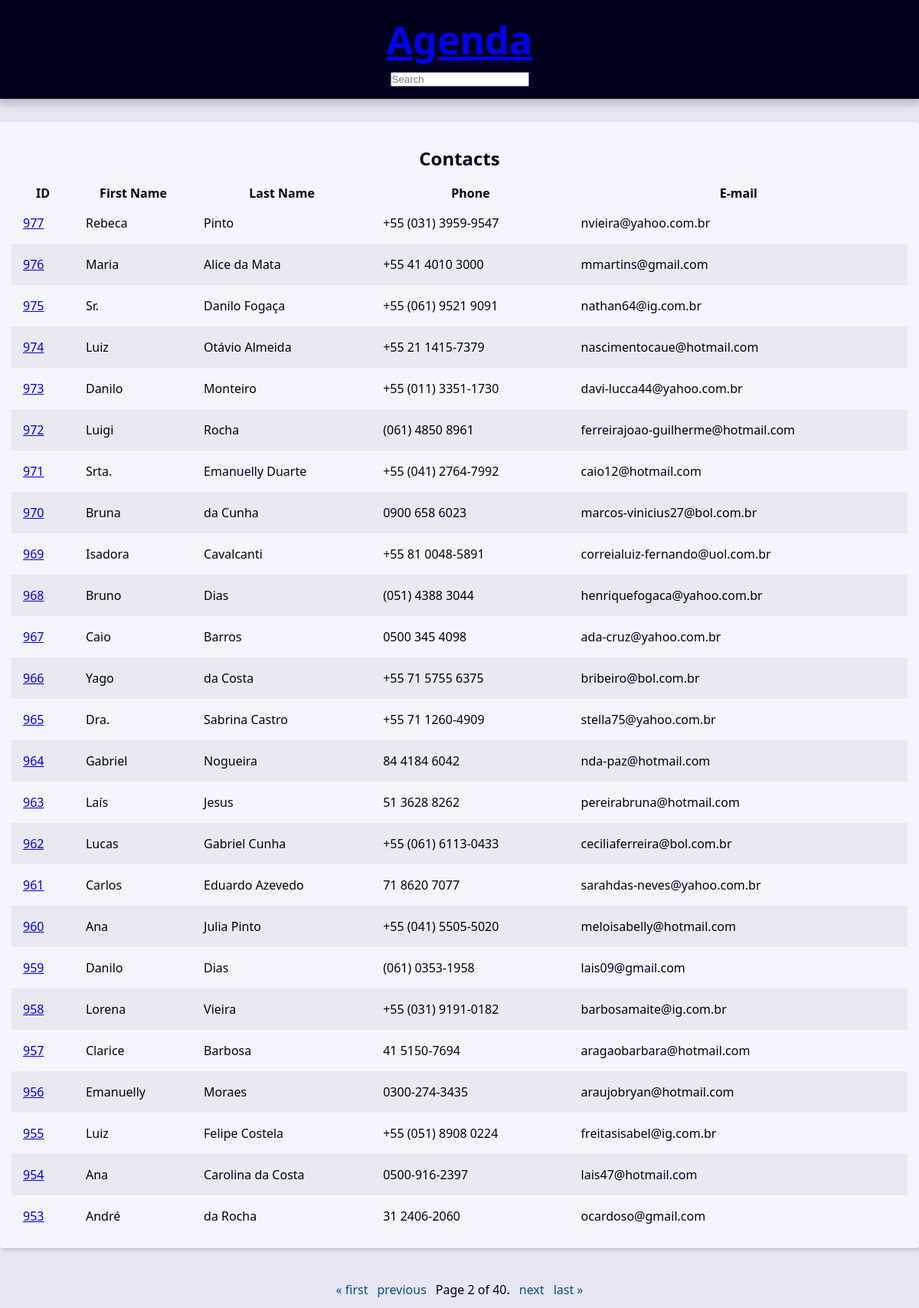
The page /?page=2&q= on the database its author committed.
### contact/models.py (models this page shows, shortened)
class Contact(models.Model):
    class Meta:
        verbose_name = 'Contact'
        verbose_name_plural = 'Contacts'
    first_name = models.CharField(max_length=50)
    last_name = models.CharField(max_length=50, blank=True)
    phone = models.CharField(max_length=20)
    email = models.EmailField(max_length=50, blank=True)
    created_date = models.DateTimeField(default=timezone.now)
    description = models.TextField(blank = True)
    show = models.BooleanField(default = True)
    picture = models.ImageField(blank=True,upload_to='picture_%Y/%m/%d')
    category = models.ForeignKey(
        Category,
        on_delete = models.SET_NULL,
        blank=True,
        null=True)
    owner = models.ForeignKey(
        User,
        on_delete=models.SET_NULL,
        blank=True, null=True
    )

### contact/views.py (the view)
# urls.py: path('',views.page,name='index'),
def page(request):
    contacts = Contact.objects.all().order_by('-id')
    paginator = Paginator(contacts,25)
    page_number = request.GET.get("page")
    page_obj = paginator.get_page(page_number)
    con={
        'page_obj':page_obj
    }
    return render(request,'index.html',context=con)

### contact/templates/index.html
{% extends 'global/base.html' %}
{% block content %}
    <div class="responsive-table">
        {% if page_obj %}
        <table class="contacts-table">
            <caption class="table-caption">
                Contacts
            </caption>
            <thead>
                <tr>
                    <th>ID</th>
                    <th>First Name</th>
                    <th>Last Name</th>
                    <th>Phone</th>
                    <th>E-mail</th>
                </tr>
            </thead>
            <tbody>
                {% for contact in page_obj %}
                    <tr class="table-row">
                        <td class="table-cel">
                            <a href="{% url 'contact:contact' contact.id %}">{{contact.id}}</a></td>
                        <td class="table-cel">{{contact.first_name}}</td>
                        <td class="table-cel">{{contact.last_name}}</td>
                        <td class="table-cel">{{contact.phone}}</td>
                        <td class="table-cel">{{contact.email}}</td>
                    </tr>
                {% endfor %}
            </tbody>
        </table>
        {% else %}
            <div class="single-contact">
                <h1 class="single-contact-name">
                    Nenhum Contato Encontrado
                </h1>
            </div>
        {% endif %}
    </div>
{% endblock %}

### base_static/global/css/style.css (style rules this page uses)
:root { --spacing: 1.5rem; --link-dark-color: rgb(0, 83, 134); --link-light-color: rgb(156, 217, 255); --clr-white: rgb(245, 245, 255); --clr-black: rgb(0, 0, 30); --clr-light-gray: rgb(230, 230, 245); --clr-dark-shadow-5: rgba(0, 0, 10, 5%); --clr-dark-shadow-10: rgba(0, 0, 10, 10%); --clr-dark-shadow-20: rgba(0, 0, 10, 20%); --clr-light-shadow-5: rgba(200, 200, 255, 5%); --clr-light-shadow-10: rgba(200, 200, 255, 10%); --clr-light-shadow-20: rgba(200, 200, 255, 20%); --main-page-width: 120rem; --table-min-width: 60rem; --biggest-font-size: 5rem; --bigger-font-size: 4rem; --big-font-size: 3.2rem; --medium-font-size: 2.4rem; --small-font-size: 1.6rem; --smaller-font-size: 1.4rem; --smallest-font-size: 1.2rem; --transition-fast: 300ms; --transition-medium: 600ms; --transition-slow: 1s; --default-border-radius: 4px; }
*, *::before, *::after { margin: 0; padding: 0; box-sizing: border-box; }
html { font-size: 62.5%; }
body { font-family: system-ui, -apple-system, BlinkMacSystemFont, 'Segoe UI', Roboto, Oxygen, Ubuntu, Cantarell, 'Open Sans', 'Helvetica Neue', sans-serif; line-height: 1.5; font-size: var(--small-font-size); color: var(--clr-black); -webkit-font-smoothing: antialiased; background: var(--clr-light-gray); }
.responsive-table { width: 100%; overflow-x: auto; }
.contacts-table { width: 100%; min-width: var(--table-min-width); border-collapse: collapse; }
.table-caption { font-size: var(--medium-font-size); font-weight: bold; padding: var(--spacing); }
.table-row { text-align: left; text-overflow: ellipsis; transition: background-color var(--transition-fast) ease-in-out; }
.table-row:nth-of-type(2n) { background: var(--clr-dark-shadow-5); }
.table-cel, .table-header { padding: var(--spacing); }

### rows shown on the page
Contact: id "977", first_name "Rebeca", last_name "Pinto", phone "+55 (031) 3959-9547", email "nvieira@yahoo.com.br"
Contact: id "976", first_name "Maria", last_name "Alice da Mata", phone "+55 41 4010 3000", email "mmartins@gmail.com"
Contact: id "975", first_name "Sr.", last_name "Danilo Fogaça", phone "+55 (061) 9521 9091", email "nathan64@ig.com.br"
Contact: id "974", first_name "Luiz", last_name "Otávio Almeida", phone "+55 21 1415-7379", email "nascimentocaue@hotmail.com"
Contact: id "973", first_name "Danilo", last_name "Monteiro", phone "+55 (011) 3351-1730", email "davi-lucca44@yahoo.com.br"
Contact: id "972", first_name "Luigi", last_name "Rocha", phone "(061) 4850 8961", email "ferreirajoao-guilherme@hotmail.com"
Contact: id "971", first_name "Srta.", last_name "Emanuelly Duarte", phone "+55 (041) 2764-7992", email "caio12@hotmail.com"
Contact: id "970", first_name "Bruna", last_name "da Cunha", phone "0900 658 6023", email "marcos-vinicius27@bol.com.br"
Contact: id "969", first_name "Isadora", last_name "Cavalcanti", phone "+55 81 0048-5891", email "correialuiz-fernando@uol.com.br"
Contact: id "968", first_name "Bruno", last_name "Dias", phone "(051) 4388 3044", email "henriquefogaca@yahoo.com.br"
Contact: id "967", first_name "Caio", last_name "Barros", phone "0500 345 4098", email "ada-cruz@yahoo.com.br"
Contact: id "966", first_name "Yago", last_name "da Costa", phone "+55 71 5755 6375", email "bribeiro@bol.com.br"
Contact: id "965", first_name "Dra.", last_name "Sabrina Castro", phone "+55 71 1260-4909", email "stella75@yahoo.com.br"
Contact: id "964", first_name "Gabriel", last_name "Nogueira", phone "84 4184 6042", email "nda-paz@hotmail.com"
Contact: id "963", first_name "Laís", last_name "Jesus", phone "51 3628 8262", email "pereirabruna@hotmail.com"
Contact: id "962", first_name "Lucas", last_name "Gabriel Cunha", phone "+55 (061) 6113-0433", email "ceciliaferreira@bol.com.br"
Contact: id "961", first_name "Carlos", last_name "Eduardo Azevedo", phone "71 8620 7077", email "sarahdas-neves@yahoo.com.br"
Contact: id "960", first_name "Ana", last_name "Julia Pinto", phone "+55 (041) 5505-5020", email "meloisabelly@hotmail.com"
Contact: id "959", first_name "Danilo", last_name "Dias", phone "(061) 0353-1958", email "lais09@gmail.com"
Contact: id "958", first_name "Lorena", last_name "Vieira", phone "+55 (031) 9191-0182", email "barbosamaite@ig.com.br"
Contact: id "957", first_name "Clarice", last_name "Barbosa", phone "41 5150-7694", email "aragaobarbara@hotmail.com"
Contact: id "956", first_name "Emanuelly", last_name "Moraes", phone "0300-274-3435", email "araujobryan@hotmail.com"
Contact: id "955", first_name "Luiz", last_name "Felipe Costela", phone "+55 (051) 8908 0224", email "freitasisabel@ig.com.br"
Contact: id "954", first_name "Ana", last_name "Carolina da Costa", phone "0500-916-2397", email "lais47@hotmail.com"
Contact: id "953", first_name "André", last_name "da Rocha", phone "31 2406-2060", email "ocardoso@gmail.com"

### other values the page prints
{{ page_obj.number }} "2"
{{ page_obj.paginator.num_pages }} "40"
